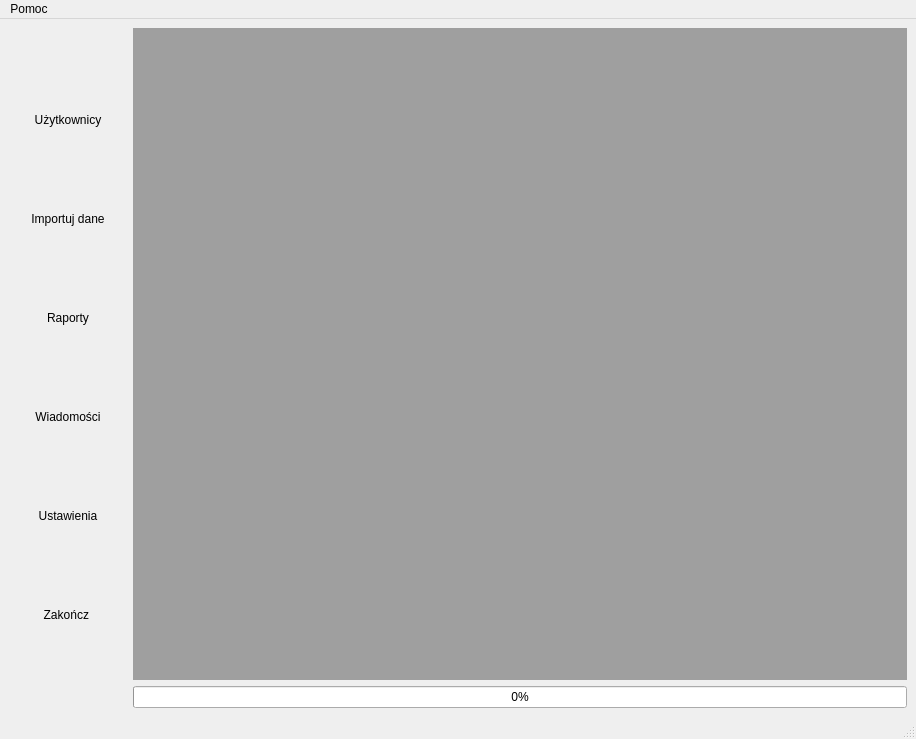
<?xml version="1.0" encoding="UTF-8"?>
<ui version="4.0">
 <class>MainWindow</class>
 <widget class="QMainWindow" name="MainWindow">
  <property name="geometry">
   <rect>
    <x>0</x>
    <y>0</y>
    <width>916</width>
    <height>739</height>
   </rect>
  </property>
  <property name="windowTitle">
   <string>Kartoteka</string>
  </property>
  <widget class="QWidget" name="centralwidget">
   <layout class="QHBoxLayout" name="horizontalLayout">
    <item>
     <widget class="QFrame" name="frame">
      <property name="frameShape">
       <enum>QFrame::NoFrame</enum>
      </property>
      <property name="frameShadow">
       <enum>QFrame::Raised</enum>
      </property>
      <layout class="QVBoxLayout" name="verticalLayout">
       <item>
        <widget class="QToolButton" name="userButton">
         <property name="minimumSize">
          <size>
           <width>100</width>
           <height>0</height>
          </size>
         </property>
         <property name="text">
          <string>Użytkownicy</string>
         </property>
         <property name="icon">
          <iconset resource="icons.qrc">
           <normaloff>:/icon/img/open.png</normaloff>:/icon/img/open.png</iconset>
         </property>
         <property name="iconSize">
          <size>
           <width>65</width>
           <height>65</height>
          </size>
         </property>
         <property name="popupMode">
          <enum>QToolButton::DelayedPopup</enum>
         </property>
         <property name="toolButtonStyle">
          <enum>Qt::ToolButtonTextUnderIcon</enum>
         </property>
         <property name="autoRaise">
          <bool>true</bool>
         </property>
        </widget>
       </item>
       <item>
        <widget class="QToolButton" name="importButton">
         <property name="minimumSize">
          <size>
           <width>100</width>
           <height>0</height>
          </size>
         </property>
         <property name="layoutDirection">
          <enum>Qt::LeftToRight</enum>
         </property>
         <property name="text">
          <string>Importuj dane</string>
         </property>
         <property name="icon">
          <iconset resource="icons.qrc">
           <normaloff>:/icon/img/upload.png</normaloff>:/icon/img/upload.png</iconset>
         </property>
         <property name="iconSize">
          <size>
           <width>65</width>
           <height>65</height>
          </size>
         </property>
         <property name="toolButtonStyle">
          <enum>Qt::ToolButtonTextUnderIcon</enum>
         </property>
         <property name="autoRaise">
          <bool>true</bool>
         </property>
        </widget>
       </item>
       <item>
        <widget class="QToolButton" name="reportButton">
         <property name="minimumSize">
          <size>
           <width>100</width>
           <height>0</height>
          </size>
         </property>
         <property name="text">
          <string>Raporty</string>
         </property>
         <property name="icon">
          <iconset resource="icons.qrc">
           <normaloff>:/icon/img/schedule.png</normaloff>:/icon/img/schedule.png</iconset>
         </property>
         <property name="iconSize">
          <size>
           <width>65</width>
           <height>65</height>
          </size>
         </property>
         <property name="toolButtonStyle">
          <enum>Qt::ToolButtonTextUnderIcon</enum>
         </property>
         <property name="autoRaise">
          <bool>true</bool>
         </property>
        </widget>
       </item>
       <item>
        <widget class="QToolButton" name="messageButton">
         <property name="minimumSize">
          <size>
           <width>100</width>
           <height>0</height>
          </size>
         </property>
         <property name="text">
          <string>Wiadomości</string>
         </property>
         <property name="icon">
          <iconset resource="icons.qrc">
           <normaloff>:/icon/img/phone.png</normaloff>:/icon/img/phone.png</iconset>
         </property>
         <property name="iconSize">
          <size>
           <width>65</width>
           <height>65</height>
          </size>
         </property>
         <property name="toolButtonStyle">
          <enum>Qt::ToolButtonTextUnderIcon</enum>
         </property>
         <property name="autoRaise">
          <bool>true</bool>
         </property>
        </widget>
       </item>
       <item>
        <widget class="QToolButton" name="settingsButton">
         <property name="minimumSize">
          <size>
           <width>100</width>
           <height>0</height>
          </size>
         </property>
         <property name="text">
          <string>Ustawienia</string>
         </property>
         <property name="icon">
          <iconset resource="icons.qrc">
           <normaloff>:/icon/img/settings.png</normaloff>:/icon/img/settings.png</iconset>
         </property>
         <property name="iconSize">
          <size>
           <width>65</width>
           <height>65</height>
          </size>
         </property>
         <property name="toolButtonStyle">
          <enum>Qt::ToolButtonTextUnderIcon</enum>
         </property>
         <property name="autoRaise">
          <bool>true</bool>
         </property>
        </widget>
       </item>
       <item>
        <widget class="QToolButton" name="exitButton">
         <property name="minimumSize">
          <size>
           <width>100</width>
           <height>0</height>
          </size>
         </property>
         <property name="text">
          <string>Zakończ </string>
         </property>
         <property name="icon">
          <iconset resource="icons.qrc">
           <normaloff>:/icon/img/off_mobile.png</normaloff>:/icon/img/off_mobile.png</iconset>
         </property>
         <property name="iconSize">
          <size>
           <width>65</width>
           <height>65</height>
          </size>
         </property>
         <property name="toolButtonStyle">
          <enum>Qt::ToolButtonTextUnderIcon</enum>
         </property>
         <property name="autoRaise">
          <bool>true</bool>
         </property>
        </widget>
       </item>
      </layout>
     </widget>
    </item>
    <item>
     <layout class="QVBoxLayout" name="verticalLayout_2">
      <item>
       <widget class="QMdiArea" name="mdiArea"/>
      </item>
      <item>
       <widget class="QProgressBar" name="progressBar">
        <property name="statusTip">
         <string/>
        </property>
        <property name="autoFillBackground">
         <bool>false</bool>
        </property>
        <property name="value">
         <number>0</number>
        </property>
        <property name="textVisible">
         <bool>true</bool>
        </property>
       </widget>
      </item>
     </layout>
    </item>
   </layout>
  </widget>
  <widget class="QMenuBar" name="menubar">
   <property name="geometry">
    <rect>
     <x>0</x>
     <y>0</y>
     <width>916</width>
     <height>22</height>
    </rect>
   </property>
   <widget class="QMenu" name="menuPomoc">
    <property name="title">
     <string>Pomoc</string>
    </property>
    <addaction name="actionO_programie"/>
   </widget>
   <addaction name="menuPomoc"/>
  </widget>
  <widget class="QStatusBar" name="statusbar"/>
  <action name="actionO_programie">
   <property name="text">
    <string>O programie</string>
   </property>
  </action>
 </widget>
 <resources>
  <include location="icons.qrc"/>
 </resources>
 <connections/>
</ui>
